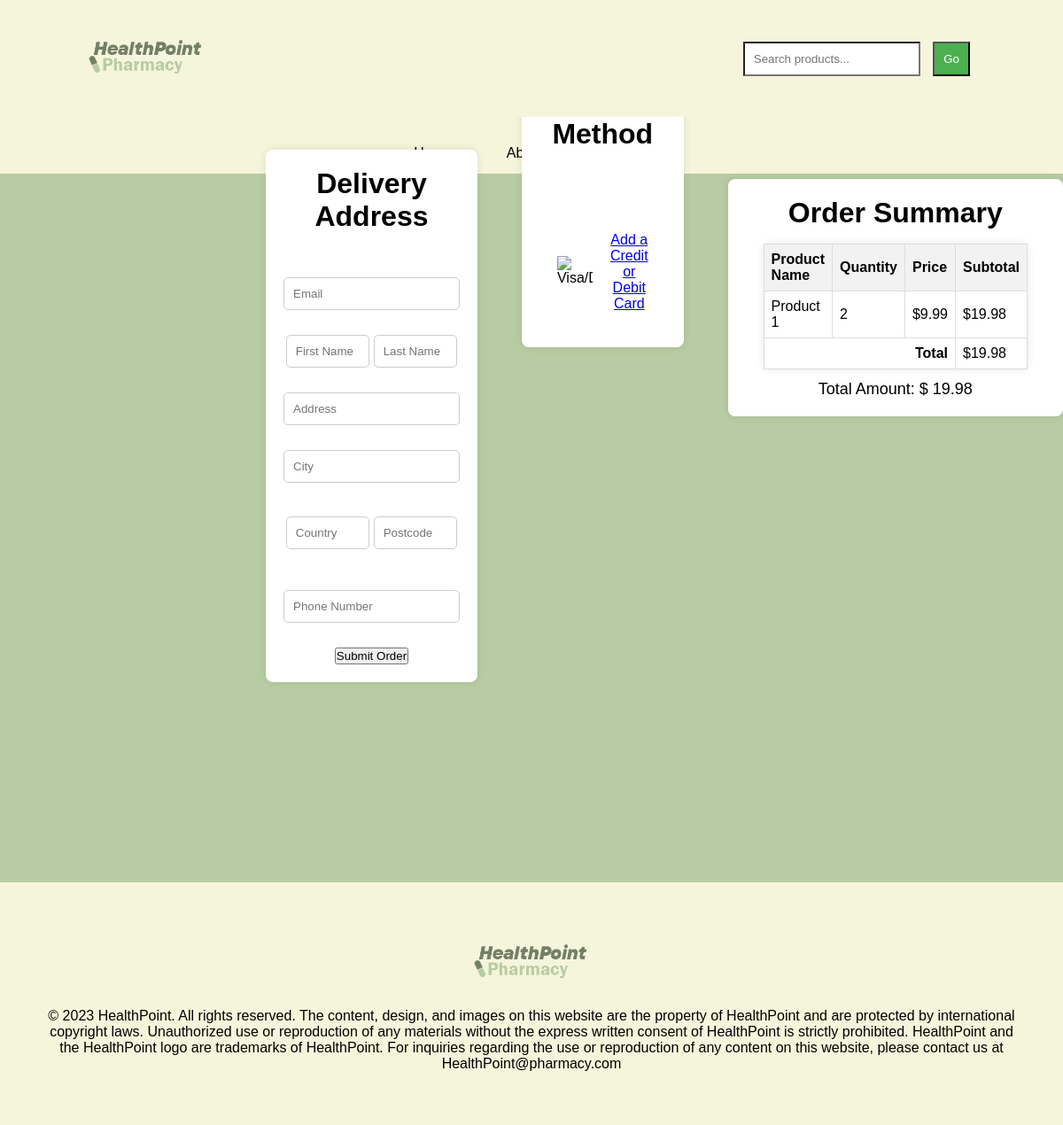
The app's page /CheckoutPage.php (signed in) with its own data.
### tables this page shows
CREATE TABLE customerbasket (
    BasketID INT NOT NULL AUTO_INCREMENT,
    CustomerID INT NOT NULL,
    ProductName VARCHAR(40) NOT NULL,
    ProductID INT NOT NULL,
    Price DECIMAL(5,2) NOT NULL,
    Quantity INT NOT NULL,
    PRIMARY KEY (BasketID),
    FOREIGN KEY (CustomerID) REFERENCES accountdetails(Customer_ID)
);

### CheckoutPage.php (the view, shortened to what this page needs)
<?php
include 'checkout.php';
if (!isset($_SESSION['Customer_ID'])) {
  header('Location:productPage.php');
} else {
  ?>
  <!DOCTYPE html>
  <html lang="en">
  <head>
    <link rel="stylesheet" type="text/css" href="HealthPoint.css">
    <link rel="stylesheet" type="text/css" href="css/Checkout.css">
  </head>
  <nav class="banner">
    <a href="Index.php"><img src="hplogo3.png" class="logo" alt="Company Logo"></a>
    <form action="" method="get">
      <input type="text" name="search" class="search-bar"
        value="<?= isset($search) && $search !== '' ? htmlspecialchars($search) : '' ?>" placeholder="Search products...">
      <input type="submit" value="Go" class="search-bar-go">
    </form>
  </nav>
  <nav class="header-nav">
    <ul class="navigation-bar">
      <li><a href="Index.php">Home</a></li>
      <li><a href="AboutUs.php">About Us</a></li>
      <nav class=Products>
        <a href="productPage.php"><button class="dropbtn">Products</button></a>
      </nav>
    </ul>
  </nav>
  <div class="content">
    <div class="address-container">
      <h1>Delivery Address</h1>
      <form action="checkout.php" method="post" id="addressForm">
        <input type="email" id="email" name="email" placeholder="Email"><br><br>
        <div class="name-fields">
          <input type="text" id="fname" name="fname" placeholder="First Name">
          <input type="text" id="lname" name="lname" placeholder="Last Name"><br><br>
        </div>
        <input type="text" id="address" name="address" placeholder="Address"><br><br>
        <input type="text" id="city" name="city" placeholder="City"><br><br>
        <div class="country-fields">
          <input type="text" id="country" name="country" placeholder="Country">
          <input type="text" id="postcode" name="postcode" placeholder="Postcode">
        </div><br><br>
        <input type="tel" id="phone" name="phone" placeholder="Phone Number"><br><br>
        <button type="submit" name="submitOrder">Submit Order</button>
      </form>
    </div>
    <div class="payment-container">
      <h1>Payment Method</h1>
      <div class="payment-details">
        <img alt="Visa/Delta/Electron" src="https://m.media-amazon.com/images/I/71DcD1e5IfL._SL40_.png" width="40px">
        <a href="#" class="card-button" id="cardLink">Add a Credit or Debit Card</a>
      </div>
    </div>
    <div class="Total">
      <h1>Order Summary</h1>
      <table class="Order">
        <tr>
          <th>Product Name</th>
          <th>Quantity</th>
          <th>Price</th>
          <th>Subtotal</th>
        </tr>
        <?php
        require 'connectdb.php';
        if (isset($_SESSION['Customer_ID'])) {
          $user_id = $_SESSION['Customer_ID'];
          $query = "SELECT ProductName, Quantity, Price FROM customerbasket WHERE CustomerID = ?";
          $stmt = mysqli_prepare($con, $query);
          mysqli_stmt_bind_param($stmt, "i", $user_id);
          mysqli_stmt_execute($stmt);
          $result = mysqli_stmt_get_result($stmt);
          $orderTotal = 0;
          while ($row = mysqli_fetch_assoc($result)) {
            echo '<tr>';
            echo '<td>' . $row['ProductName'] . '</td>';
            echo '<td>' . $row['Quantity'] . '</td>';
            echo '<td>$' . $row['Price'] . '</td>';
            $subtotal = $row['Quantity'] * $row['Price'];
            echo '<td>$' . number_format($subtotal, 2) . '</td>';
            echo '</tr>';
            $orderTotal += $subtotal;
          }
          echo '<tr><td colspan="3" style="text-align: right;"><strong>Total</strong></td><td>$' . number_format($orderTotal, 2) . '</td></tr>';
        }
        ?>
      </table>
      <?php if (isset($_SESSION['Customer_ID'])): ?>
        <p>Total Amount: $
          <?php echo number_format($orderTotal, 2); ?>
        </p>
      <?php endif; ?>
    </div>
  </div>
  <footer class="footer">
    <div class="footer-section">
      <div>
        <a href="homePage.php"><img src="hplogo3.png" class="logo" alt="Company Logo"></a>
      </div>
      <div>
        <p>© 2023 HealthPoint. All rights reserved.
          The content, design, and images on this website are the property of HealthPoint and are protected by
          international copyright laws. Unauthorized use or reproduction of any materials without the express written
          consent of HealthPoint is strictly prohibited. HealthPoint and the HealthPoint logo are trademarks of
          HealthPoint.
          For inquiries regarding the use or reproduction of any content on this website, please contact us at
          HealthPoint@pharmacy.com</p>
      </div>
    </div>
  </footer>
  </body>
  </html>
<?php } ?>

### HealthPoint.css (style rules this page uses)
* { margin: 0; padding: 0; font-family: 'poppins', sans-serif; box-sizing: border-box; }
.banner { position: fixed; top: 0; left: 0; width: 100%; padding: 25px 100px; background-color: #f5f5dc; display: flex; justify-content: space-between; align-items: center; z-index: 100; }
.content { background-color:#b8cca3; min-height: 100vh; width: 100%; color:rgb(0, 0, 0); align-items: center; }
.logo { max-width: 130px; height: auto; }
.search-bar, select { padding: 10px; margin: 5px; background-color: white; width: 200px; }
.search-bar-go { padding: 10px; margin: 5px; background-color: #4caf50; color: white; cursor: pointer; }
.header-nav { background-color: #f5f5dc; overflow: hidden; padding-top: 150px; }
.navigation-bar { list-style-type: none; margin: 0; padding: 0; display: flex; justify-content: center; }
.navigation-bar li { margin: 0 15px; }
.navigation-bar li a { display: block; color: black; text-align: center; padding: 14px 16px; text-decoration: none; transition: background-color 0.s ease; }
.dropbtn { background-color: #f5f5dc; color: black; padding: 14px 16px; font-size: 16px; border: none; cursor: pointer; }
.footer { background-color: #f5f5dc; color: #000000; text-align: center; padding: 50px; position: relative; bottom: 0; width: 100%; }
.footer-section { display: flex; flex-direction: column; align-items: center; }
.footer-section div { width: 100%; margin-bottom: 10px; }

### css/Checkout.css (style rules this page uses)
.content h1 { margin-bottom: 50px; }
.content { display: flex; align-items: left; height: 100vh; text-align: center; width: 100%; }
.address-container { background-color: #fff; padding: 20px; margin-top: -20vh; border-radius: 8px; box-shadow: 0 0 10px rgba(0, 0, 0, 0.1); margin-left: 300px; }
#email, #fname, #lname, #address, #city, #phone, #submit, #country, #postcode { padding: 10px; margin-bottom: 10px; border: 1px solid #ccc; border-radius: 5px; box-sizing: border-box; }
#email, #address, #city, #phone, #submit { width: 100%; }
#fname, #lname, #country, #postcode { width: calc(50% - 5px); }
#country, #postcode { margin-top: 10px; }
.payment-container { display: flex; align-items: center; flex-direction: column; background-color: #fff; padding: 20px; margin-top: -57vh; border-radius: 8px; box-shadow: 0 0 10px rgba(0, 0, 0, 0.1); margin-left: 50px; }
.payment-details { display: flex; align-items: center; padding: 20px; margin-top: 20px; }
.payment-container .payment-details .card-button { margin-top: 2px; margin-left: 10px; }
.payment-details img { margin-right: 10px; }
.Total { display: flex; flex-direction: column; align-items: center; padding: 20px 40px; margin-top: -41vh; margin-left: 50px; background-color: #fff; border-radius: 8px; box-shadow: 0 0 10px rgba(0, 0, 0, 0.1); }
.Total h1 { margin-bottom: 16px; }
.Total table { border-collapse: collapse; background-color: #fff; padding: 20px; border-radius: 8px; box-shadow: 0 0 10px rgba(0, 0, 0, 0.1); }
.Total th, .Total td { border: 1px solid #ddd; padding: 8px; text-align: left; }
.Total th { background-color: #f2f2f2; }
.Total p { font-size: 18px; margin-top: 12px; }

### records on screen
customerbasket: ProductName "Product 1", Quantity "2", Price "9.99", subtotal "19.98"

### other values on screen
$orderTotal "19.98"
